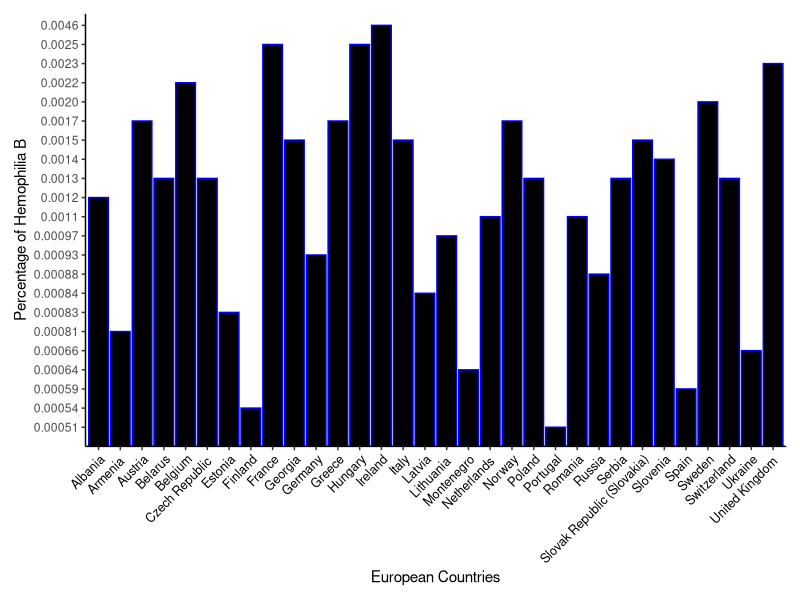

Write the R code that produced this figure.
## ---- chunk 1
knitr::opts_chunk$set(echo = TRUE)
## ---- chunk 2

#Upload spreadsheet. 
Europe_HemophiliaB_Percentage <-read.csv("Europe_HemophiliaB_Percentage.csv")

#Delete NO VALUE rows, create vector to delete values. 
Europe_HemophiliaB_Percentage <-Europe_HemophiliaB_Percentage[-c(2,5,8,9,10,11,13,21,24,25,27,29,30,31,32,35,41,50),]

#Install and access ggplot
install.packages("ggplot2")
library(ggplot2)
theme(axis.text.x = element_text(angle=45))

#Create Bar Graph of all the countries and the percentage of Hemophilia B in the populations 
ggplot(data = Europe_HemophiliaB_Percentage, aes(x=European.Countries, y=Percentage.with.Hemophilia.B)) + geom_bar(stat = "identity", color="blue", fill="black") + theme_classic() + labs(x = "European Countries", y= "Percentage of Hemophilia B") + theme(axis.text.x = element_text(angle = 45, size = 9,color = "black", face = "plain", vjust = 1, hjust = 1),plot.margin = margin(10, 10, 10, 10))

